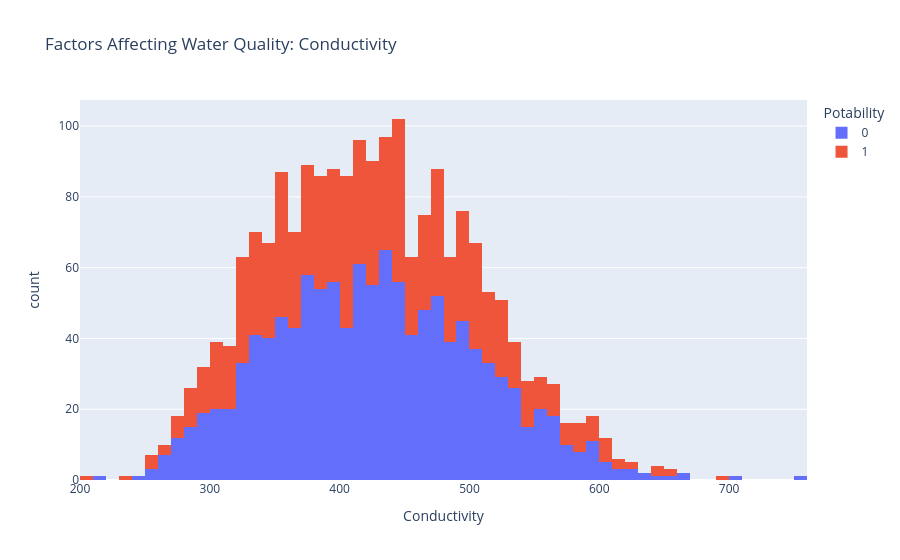

The code cell stored with this chart in its notebook:
### Code cell
import plotly.express as px
data = data
figure = px.histogram(
    data,
    x="Conductivity",
    color="Potability",
    title="Factors Affecting Water Quality: Conductivity"
)
figure.show()

### Figure 1 — Plotly figure (JSON) as saved in the notebook; plotly's stock layout.template omitted (floating-point values rounded to 4 significant figures; data arrays with more than 128 entries replaced by an {"elided": "..."} marker saying what was removed)
{"data": [{"bingroup": "x", "hovertemplate": "Potability=0<br>Conductivity=%{x}<br>count=%{y}<extra></extra>", "legendgroup": "0", "marker": {"color": "#636efa", "pattern": {"shape": ""}}, "name": "0", "orientation": "v", "showlegend": true, "type": "histogram", "x": {"elided": "1200 float values"}, "xaxis": "x", "yaxis": "y"}, {"bingroup": "x", "hovertemplate": "Potability=1<br>Conductivity=%{x}<br>count=%{y}<extra></extra>", "legendgroup": "1", "marker": {"color": "#EF553B", "pattern": {"shape": ""}}, "name": "1", "orientation": "v", "showlegend": true, "type": "histogram", "x": {"elided": "811 float values"}, "xaxis": "x", "yaxis": "y"}], "layout": {"barmode": "relative", "legend": {"title": {"text": "Potability"}, "tracegroupgap": 0}, "title": {"text": "Factors Affecting Water Quality: Conductivity"}, "xaxis": {"anchor": "y", "domain": [0, 1], "title": {"text": "Conductivity"}}, "yaxis": {"anchor": "x", "domain": [0, 1], "title": {"text": "count"}}}}
